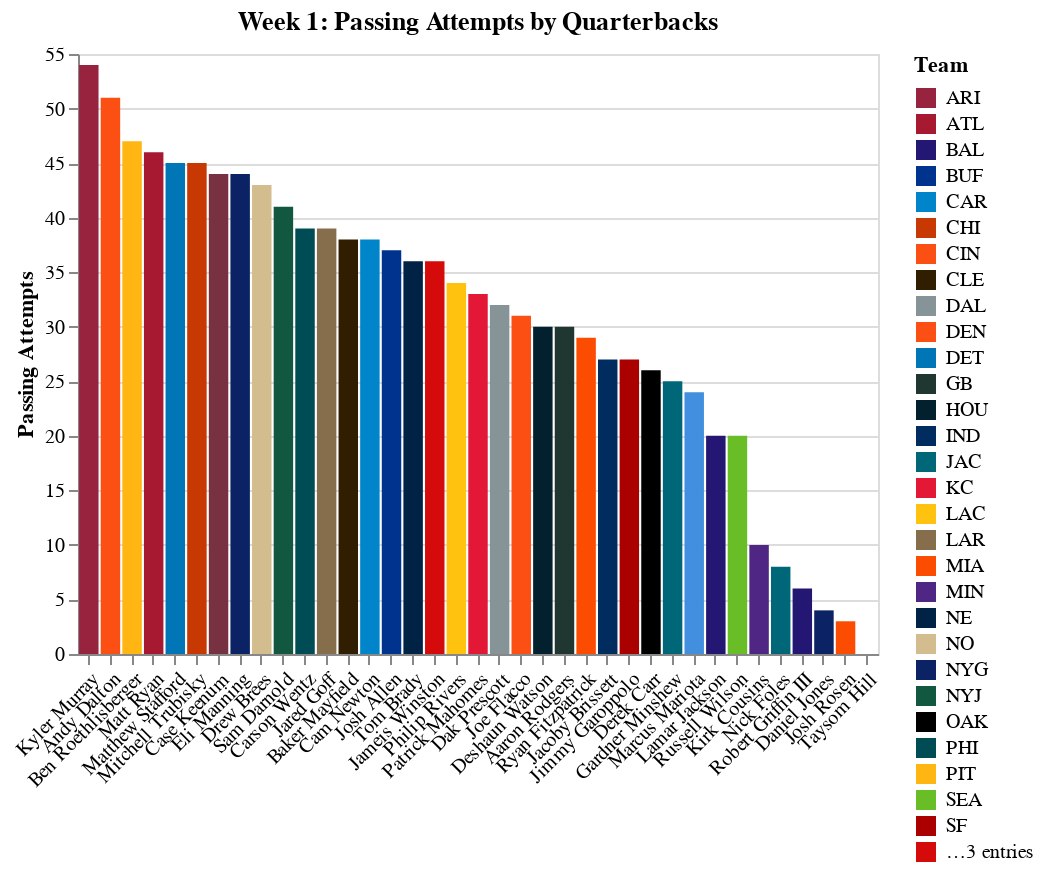

The notebook cell saved with this chart:
### Code cell
chart

### Figure 1 — Vega-Lite specification as saved in the notebook (floating-point values rounded to 4 significant figures)
{"$schema": "https://vega.github.io/schema/vega-lite/v3.4.0.json", "config": {"background": "white", "mark": {"tooltip": null}, "view": {"height": 300, "width": 400}}, "data": {"name": "data-fdacae5d84abd81752de57f0d2b60df3"}, "datasets": {"data-fdacae5d84abd81752de57f0d2b60df3": [{"FantasyPoints": 33.6, "Interceptions": 0, "PassingAttempts": 20, "PassingCompletions": 17, "PassingTD": 5, "PassingYards": 324, "Player": "Lamar Jackson", "RushingAttempts": 3, "RushingTD": 0, "RushingYards": 6, "Team": "BAL"}, {"FantasyPoints": 33.4, "Interceptions": 0, "PassingAttempts": 32, "PassingCompletions": 25, "PassingTD": 4, "PassingYards": 405, "Player": "Dak Prescott", "RushingAttempts": 4, "RushingTD": 0, "RushingYards": 12, "Team": "DAL"}, {"FantasyPoints": 32.7, "Interceptions": 1, "PassingAttempts": 30, "PassingCompletions": 20, "PassingTD": 3, "PassingYards": 268, "Player": "Deshaun Watson", "RushingAttempts": 4, "RushingTD": 1, "RushingYards": 40, "Team": "HOU"}, {"FantasyPoints": 29.6, "Interceptions": 0, "PassingAttempts": 45, "PassingCompletions": 27, "PassingTD": 3, "PassingYards": 385, "Player": "Matthew Stafford", "RushingAttempts": 3, "RushingTD": 0, "RushingYards": 22, "Team": "DET"}, {"FantasyPoints": 27.3, "Interceptions": 0, "PassingAttempts": 33, "PassingCompletions": 25, "PassingTD": 3, "PassingYards": 378, "Player": "Patrick Mahomes", "RushingAttempts": 1, "RushingTD": 0, "RushingYards": 2, "Team": "KC"}, {"FantasyPoints": 27.2, "Interceptions": 0, "PassingAttempts": 44, "PassingCompletions": 30, "PassingTD": 3, "PassingYards": 380, "Player": "Case Keenum", "RushingAttempts": 0, "RushingTD": 0, "RushingYards": 0, "Team": "WAS"}, {"FantasyPoints": 25.9, "Interceptions": 1, "PassingAttempts": 34, "PassingCompletions": 25, "PassingTD": 3, "PassingYards": 333, "Player": "Philip Rivers", "RushingAttempts": 1, "RushingTD": 0, "RushingYards": 6, "Team": "LAC"}, {"FantasyPoints": 25.6, "Interceptions": 0, "PassingAttempts": 36, "PassingCompletions": 24, "PassingTD": 3, "PassingYards": 341, "Player": "Tom Brady", "RushingAttempts": 0, "RushingTD": 0, "RushingYards": 0, "Team": "NE"}, {"FantasyPoints": 25, "Interceptions": 0, "PassingAttempts": 39, "PassingCompletions": 28, "PassingTD": 3, "PassingYards": 313, "Player": "Carson Wentz", "RushingAttempts": 4, "RushingTD": 0, "RushingYards": 5, "Team": "PHI"}, {"FantasyPoints": 24.7, "Interceptions": 0, "PassingAttempts": 51, "PassingCompletions": 35, "PassingTD": 2, "PassingYards": 418, "Player": "Andy Dalton", "RushingAttempts": 0, "RushingTD": 0, "RushingYards": 0, "Team": "CIN"}, {"FantasyPoints": 24.3, "Interceptions": 0, "PassingAttempts": 24, "PassingCompletions": 14, "PassingTD": 3, "PassingYards": 248, "Player": "Marcus Mariota", "RushingAttempts": 3, "RushingTD": 0, "RushingYards": 24, "Team": "TEN"}, {"FantasyPoints": 24, "Interceptions": 2, "PassingAttempts": 37, "PassingCompletions": 24, "PassingTD": 1, "PassingYards": 254, "Player": "Josh Allen", "RushingAttempts": 10, "RushingTD": 1, "RushingYards": 38, "Team": "BUF"}, {"FantasyPoints": 22.8, "Interceptions": 1, "PassingAttempts": 43, "PassingCompletions": 32, "PassingTD": 2, "PassingYards": 370, "Player": "Drew Brees", "RushingAttempts": 0, "RushingTD": 0, "RushingYards": 0, "Team": "NO"}, {"FantasyPoints": 22.6, "Interceptions": 2, "PassingAttempts": 46, "PassingCompletions": 33, "PassingTD": 2, "PassingYards": 304, "Player": "Matt Ryan", "RushingAttempts": 2, "RushingTD": 0, "RushingYards": 24, "Team": "ATL"}, {"FantasyPoints": 21.6, "Interceptions": 1, "PassingAttempts": 54, "PassingCompletions": 29, "PassingTD": 2, "PassingYards": 308, "Player": "Kyler Murray", "RushingAttempts": 3, "RushingTD": 0, "RushingYards": 13, "Team": "ARI"}, {"FantasyPoints": 19.6, "Interceptions": 1, "PassingAttempts": 25, "PassingCompletions": 22, "PassingTD": 2, "PassingYards": 275, "Player": "Gardner Minshew", "RushingAttempts": 1, "RushingTD": 0, "RushingYards": 6, "Team": "JAC"}, {"FantasyPoints": 16.8, "Interceptions": 0, "PassingAttempts": 44, "PassingCompletions": 30, "PassingTD": 1, "PassingYards": 306, "Player": "Eli Manning", "RushingAttempts": 1, "RushingTD": 0, "RushingYards": 6, "Team": "NYG"}, {"FantasyPoints": 16.6, "Interceptions": 0, "PassingAttempts": 20, "PassingCompletions": 14, "PassingTD": 2, "PassingYards": 195, "Player": "Russell Wilson", "RushingAttempts": 4, "RushingTD": 0, "RushingYards": 8, "Team": "SEA"}, {"FantasyPoints": 16.5, "Interceptions": 0, "PassingAttempts": 27, "PassingCompletions": 21, "PassingTD": 2, "PassingYards": 190, "Player": "Jacoby Brissett", "RushingAttempts": 3, "RushingTD": 0, "RushingYards": 9, "Team": "IND"}, {"FantasyPoints": 15.4, "Interceptions": 3, "PassingAttempts": 38, "PassingCompletions": 25, "PassingTD": 1, "PassingYards": 285, "Player": "Baker Mayfield", "RushingAttempts": 0, "RushingTD": 0, "RushingYards": 0, "Team": "CLE"}, {"FantasyPoints": 14.8, "Interceptions": 0, "PassingAttempts": 31, "PassingCompletions": 21, "PassingTD": 1, "PassingYards": 268, "Player": "Joe Flacco", "RushingAttempts": 1, "RushingTD": 0, "RushingYards": 1, "Team": "DEN"}, {"FantasyPoints": 14.6, "Interceptions": 0, "PassingAttempts": 26, "PassingCompletions": 22, "PassingTD": 1, "PassingYards": 259, "Player": "Derek Carr", "RushingAttempts": 2, "RushingTD": 0, "RushingYards": 2, "Team": "OAK"}, {"FantasyPoints": 14.3, "Interceptions": 0, "PassingAttempts": 10, "PassingCompletions": 8, "PassingTD": 1, "PassingYards": 98, "Player": "Kirk Cousins", "RushingAttempts": 6, "RushingTD": 1, "RushingYards": 4, "Team": "MIN"}, {"FantasyPoints": 13.1, "Interceptions": 3, "PassingAttempts": 36, "PassingCompletions": 20, "PassingTD": 1, "PassingYards": 194, "Player": "Jameis Winston", "RushingAttempts": 5, "RushingTD": 0, "RushingYards": 13, "Team": "TB"}, {"FantasyPoints": 12.9, "Interceptions": 0, "PassingAttempts": 30, "PassingCompletions": 18, "PassingTD": 1, "PassingYards": 203, "Player": "Aaron Rodgers", "RushingAttempts": 3, "RushingTD": 0, "RushingYards": 8, "Team": "GB"}, {"FantasyPoints": 12.2, "Interceptions": 1, "PassingAttempts": 29, "PassingCompletions": 14, "PassingTD": 1, "PassingYards": 185, "Player": "Ryan Fitzpatrick", "RushingAttempts": 1, "RushingTD": 0, "RushingYards": 8, "Team": "MIA"}, {"FantasyPoints": 11.7, "Interceptions": 1, "PassingAttempts": 47, "PassingCompletions": 27, "PassingTD": 0, "PassingYards": 276, "Player": "Ben Roethlisberger", "RushingAttempts": 1, "RushingTD": 0, "RushingYards": 7, "Team": "PIT"}, {"FantasyPoints": 11.4, "Interceptions": 1, "PassingAttempts": 39, "PassingCompletions": 23, "PassingTD": 1, "PassingYards": 186, "Player": "Jared Goff", "RushingAttempts": 4, "RushingTD": 0, "RushingYards": 0, "Team": "LAR"}, {"FantasyPoints": 11, "Interceptions": 0, "PassingAttempts": 41, "PassingCompletions": 28, "PassingTD": 1, "PassingYards": 175, "Player": "Sam Darnold", "RushingAttempts": 1, "RushingTD": 0, "RushingYards": 0, "Team": "NYJ"}, {"FantasyPoints": 10.4, "Interceptions": 1, "PassingAttempts": 27, "PassingCompletions": 18, "PassingTD": 1, "PassingYards": 166, "Player": "Jimmy Garoppolo", "RushingAttempts": 2, "RushingTD": 0, "RushingYards": -2, "Team": "SF"}, {"FantasyPoints": 10.2, "Interceptions": 1, "PassingAttempts": 45, "PassingCompletions": 26, "PassingTD": 0, "PassingYards": 228, "Player": "Mitchell Trubisky", "RushingAttempts": 3, "RushingTD": 0, "RushingYards": 11, "Team": "CHI"}, {"FantasyPoints": 9.4, "Interceptions": 1, "PassingAttempts": 38, "PassingCompletions": 25, "PassingTD": 0, "PassingYards": 239, "Player": "Cam Newton", "RushingAttempts": 3, "RushingTD": 0, "RushingYards": -2, "Team": "CAR"}, {"FantasyPoints": 7.1, "Interceptions": 0, "PassingAttempts": 6, "PassingCompletions": 6, "PassingTD": 1, "PassingYards": 55, "Player": "Robert Griffin III", "RushingAttempts": 4, "RushingTD": 0, "RushingYards": 9, "Team": "BAL"}, {"FantasyPoints": 7, "Interceptions": 0, "PassingAttempts": 8, "PassingCompletions": 5, "PassingTD": 1, "PassingYards": 75, "Player": "Nick Foles", "RushingAttempts": 0, "RushingTD": 0, "RushingYards": 0, "Team": "JAC"}, {"FantasyPoints": 1.2, "Interceptions": 0, "PassingAttempts": 4, "PassingCompletions": 3, "PassingTD": 0, "PassingYards": 17, "Player": "Daniel Jones", "RushingAttempts": 1, "RushingTD": 0, "RushingYards": 5, "Team": "NYG"}, {"FantasyPoints": 0.8, "Interceptions": 0, "PassingAttempts": 0, "PassingCompletions": 0, "PassingTD": 0, "PassingYards": 0, "Player": "Taysom Hill", "RushingAttempts": 2, "RushingTD": 0, "RushingYards": 8, "Team": "NO"}, {"FantasyPoints": 0.2, "Interceptions": 1, "PassingAttempts": 3, "PassingCompletions": 1, "PassingTD": 0, "PassingYards": 5, "Player": "Josh Rosen", "RushingAttempts": 0, "RushingTD": 0, "RushingYards": 0, "Team": "MIA"}]}, "encoding": {"color": {"field": "Team", "scale": {"domain": ["ARI", "ATL", "BAL", "BUF", "CAR", "CHI", "CIN", "CLE", "DAL", "DEN", "DET", "GB", "HOU", "IND", "JAC", "KC", "LAC", "LAR", "MIA", "MIN", "NE", "NO", "NYG", "NYJ", "OAK", "PHI", "PIT", "SEA", "SF", "TB", "TEN", "WAS"], "range": ["#97233F", "#A71930", "#241773", "#00338D", "#0085CA", "#C83803", "#FB4F14", "#311D00", "#869397", "#FB4F14", "#0076B6", "#203731", "#03202F", "#002C5F", "#006778", "#E31837", "#FFC20E", "#866D4B", "#FC4C02", "#4F2683", "#002244", "#D3BC8D", "#0B2265", "#125740", "#000000", "#004C54", "#FFB612", "#69BE28", "#AA0000", "#D50A0A", "#418FDE", "#773141"]}, "type": "nominal"}, "x": {"axis": {"labelAngle": -45, "title": ""}, "field": "Player", "sort": {"field": "PassingAttempts", "op": "sum", "order": "descending"}, "type": "nominal"}, "y": {"axis": {"title": "Passing Attempts"}, "field": "PassingAttempts", "type": "quantitative"}}, "mark": "bar", "title": "Week 1: Passing Attempts by Quarterbacks"}
